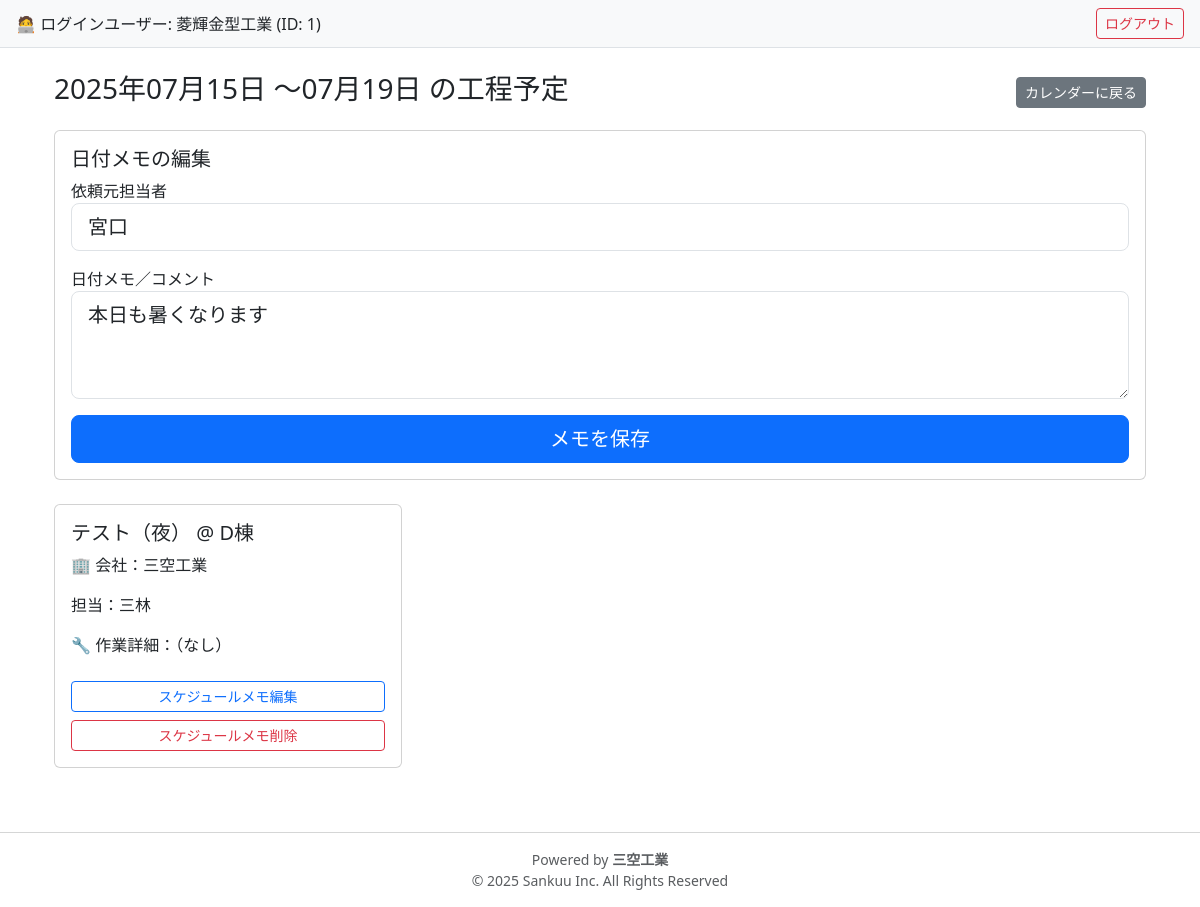
The app's page /schedules/date/2025-07-15 (signed in), older data.
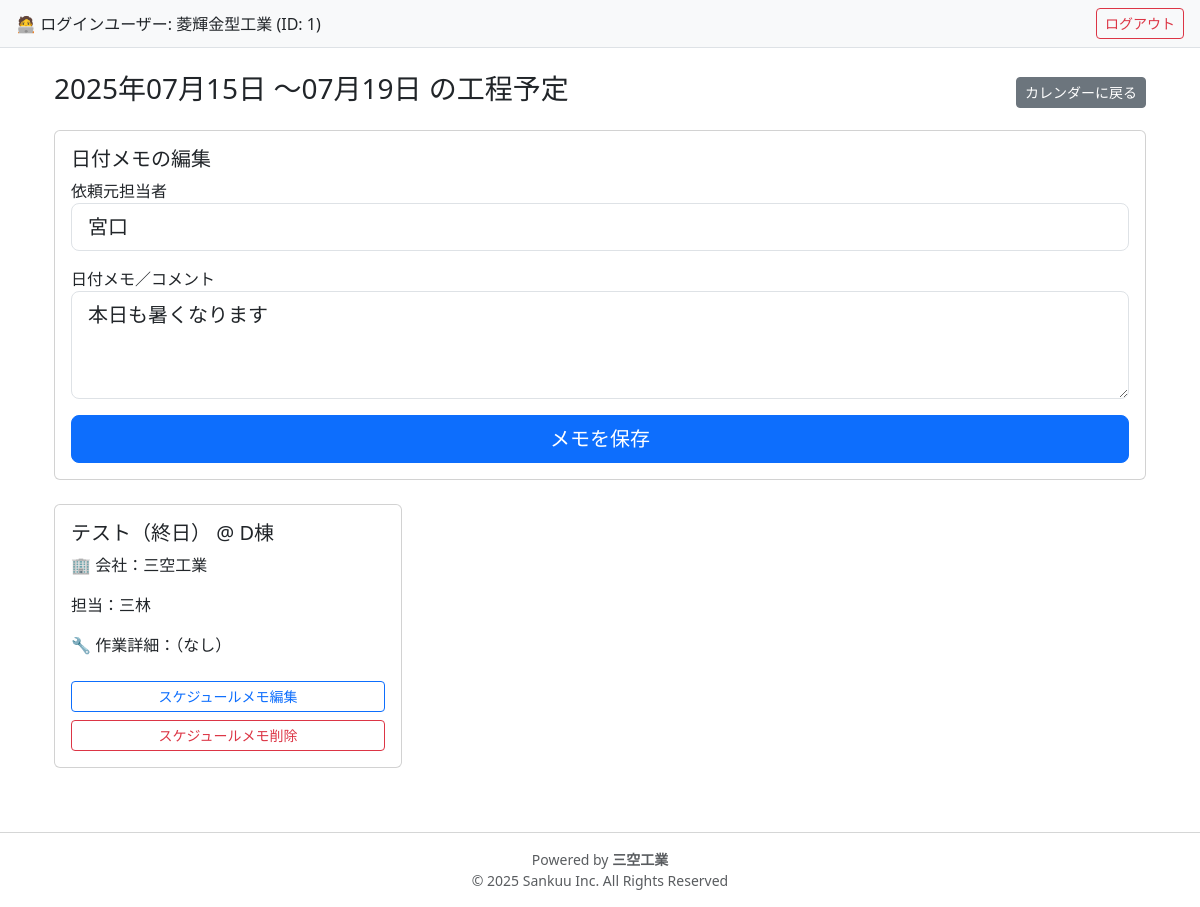
The same page, newer data.
### models.py (models this page shows)
class Schedule(db.Model):
    __tablename__ = 'schedules'
    id = db.Column(db.Integer, primary_key=True)
    site_name = db.Column(db.String(255), nullable=False)  # 開始日
    end_date = db.Column(db.Date, nullable=True)  # 終了日
    date = db.Column(db.Date, nullable=False)
    time_slot = db.Column(db.String(10), nullable=False)  # 午前／午後／夜
    task_name = db.Column(db.String(100), nullable=False)
    person_in_charge = db.Column(db.String(100))  # 担当者
    comment = db.Column(db.Text)
    company_id = db.Column(db.Integer, db.ForeignKey('users.id'), nullable=False)
    created_by = db.Column(db.Integer)  # ログインユーザーのID
    client_person = db.Column(db.String(100))   # 依頼元の担当者
    client_comment = db.Column(db.String(255))  # 依頼元からの伝言や要望など

class User(db.Model, UserMixin):
    __tablename__ = 'users'
    id = db.Column(db.Integer, primary_key=True)
    company_name = db.Column(db.String(100), nullable=False)
    email = db.Column(db.String(120), unique=True, nullable=False)
    password_hash = db.Column(db.String(128), nullable=False)
    role = db.Column(db.String(20), nullable=False)  # 'admin' or 'company'
    schedules = db.relationship('Schedule', backref='company', lazy=True)

### routes.py (the view, shortened to what this page needs)
@bp.route('/schedules/date/<date_str>', methods=['GET','POST'])
@login_required
def schedule_by_date(date_str):
    selected_date = datetime.strptime(date_str, '%Y-%m-%d').date()
    schedules = (
        Schedule.query
        .filter(Schedule.date <= selected_date)
        .filter(or_(Schedule.end_date >= selected_date, Schedule.end_date.is_(None)))
        .all()
    )
    note = DateNote.query.filter_by(date=selected_date).first()
    max_end_date = max((s.end_date or s.date) for s in schedules) if schedules else selected_date
    return render_template(
        'schedule/by_date.html',
        schedules     = schedules,
        selected_date = selected_date,
        date_note     = note,
        max_end_date  = max_end_date
    )

### app.py (called while the page is built)
@login_manager.user_loader
def load_user(user_id):
    return User.query.get(int(user_id))

### templates/schedule/by_date.html (shortened to what this page needs)
{% extends 'base.html' %}
{% block content %}
<div class="container-fluid mt-4">
  <div class="d-flex justify-content-between align-items-center mb-3">
    {% if max_end_date and max_end_date != selected_date %}
      <h3>
        {{ selected_date.strftime('%Y年%m月%d日') }}
        ～{{ max_end_date.strftime('%m月%d日') }}
        の工程予定
      </h3>
    {% else %}
      <h3>{{ selected_date.strftime('%Y年%m月%d日') }} の工程予定</h3>
    {% endif %}
    <a href="{{ url_for('main.schedule_calendar') }}"
       class="btn btn-secondary btn-sm">カレンダーに戻る</a>
  </div>
  {% if current_user.company_name == '菱輝金型工業' %}
    <form method="POST" class="card mb-4">
      <div class="card-body">
        <h5>日付メモの編集</h5>
        <div class="mb-3">
          <label for="date_client_person">依頼元担当者</label>
          <input
            id="date_client_person"
            type="text"
            name="date_client_person"
            class="form-control form-control-lg"
            value="{{ date_note.client_person if date_note else '' }}"
          >
        </div>
        <div class="mb-3">
          <label for="date_client_comment">日付メモ／コメント</label>
          <textarea
            id="date_client_comment"
            name="date_client_comment"
            class="form-control form-control-lg"
            rows="3"
          >{{ date_note.client_comment if date_note else '' }}</textarea>
        </div>
        <button type="submit" class="btn btn-primary btn-lg w-100">メモを保存</button>
      </div>
    </form>
  {% endif %}
<div class="row">
  {% for s in schedules %}
    <div class="col-12 col-sm-6 col-md-4 mb-3">
      <div class="card h-100">
        <div class="card-body">
          <h5>{{ s.task_name }}（{{ s.time_slot }}） @ {{ s.site_name }}</h5>
          <p>🏢 会社：{{ s.company.company_name }}</p>
          <p>担当：{{ s.person_in_charge }}</p>
          <p>🔧 作業詳細：{{ s.comment or '（なし）' }}</p>
          {% if current_user.company_name == '菱輝金型工業' %}
            <a
              href="{{ url_for('main.edit_client_comment', id=s.id) }}"
              class="btn btn-sm btn-outline-primary mt-2 w-100"
            >スケジュールメモ編集</a>
            <form
              method="POST"
              action="{{ url_for('main.delete_client_comment', id=s.id) }}"
              class="mt-2"
              onsubmit="return confirm('本当に削除しますか？');"
            >
              <button class="btn btn-sm btn-outline-danger w-100">
                スケジュールメモ削除
              </button>
            </form>
          {% else %}
            <div class="mt-3">
              <p>📝 菱輝金型工業様コメント：{{ s.client_comment or '（なし）' }}</p>
              <p>👤 菱輝金型工業ご担当者：{{ s.client_person or '（未記入）' }}</p>
            </div>
          {% endif %}
        </div>
      </div>
    </div>
  {% else %}
    <p class="text-center w-100">予定は登録されていません。</p>
  {% endfor %}
</div>
</div>
{% endblock %}

Row changes from the older to the newer data that the page shows:
changed Schedule "テスト": time_slot "夜" → "終日"
